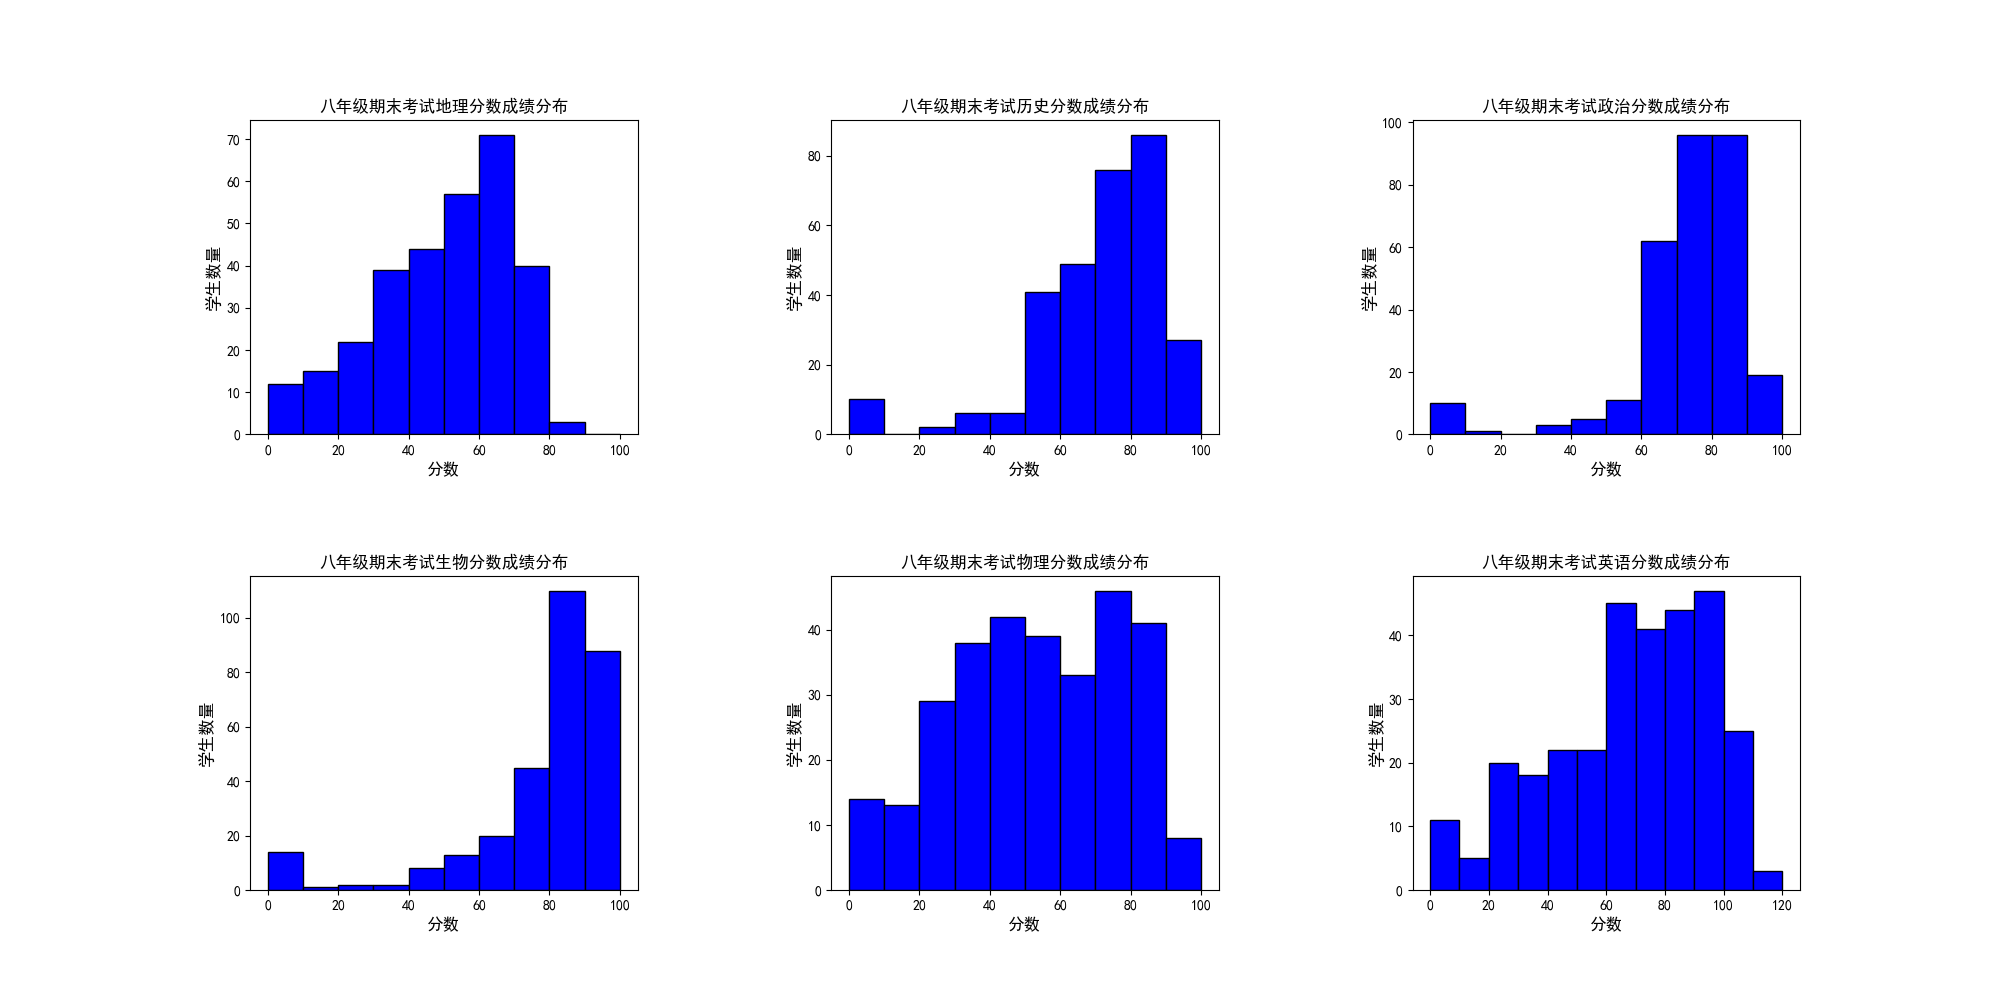

Generate this figure with Python:
import matplotlib.pyplot as plt
import pandas as pd

df = pd.read_excel('八年级期末考试成绩表.xlsx')
plt.rcParams['font.sans-serif'] = ['SimHei']  # 显示中文
courses = ['地理分数', '历史分数', '政治分数', '生物分数', '物理分数', '英语分数']

fig, ax = plt.subplots(2, 3, figsize=(20, 10))
plt.subplots_adjust(left=None, bottom=None, right=None, top=None, wspace=0.5, hspace=0.45)
for i in range(len(courses)):
    x = int(i / 3)
    y = int(i % 3)
    ax[x][y].set_xlabel('分数', fontsize=12)
    ax[x][y].set_ylabel('学生数量', fontsize=12)
    ax[x][y].set_title('八年级期末考试' + courses[i] + '成绩分布')
    if courses[i] == '英语分数':
        ax[x][y].hist(df[courses[i]], 12, (0, 120), facecolor='blue', edgecolor='black')
    else:
        ax[x][y].hist(df[courses[i]], 10, (0, 100), facecolor='blue', edgecolor='black')
    
plt.savefig('visual_4.png')
plt.show()
